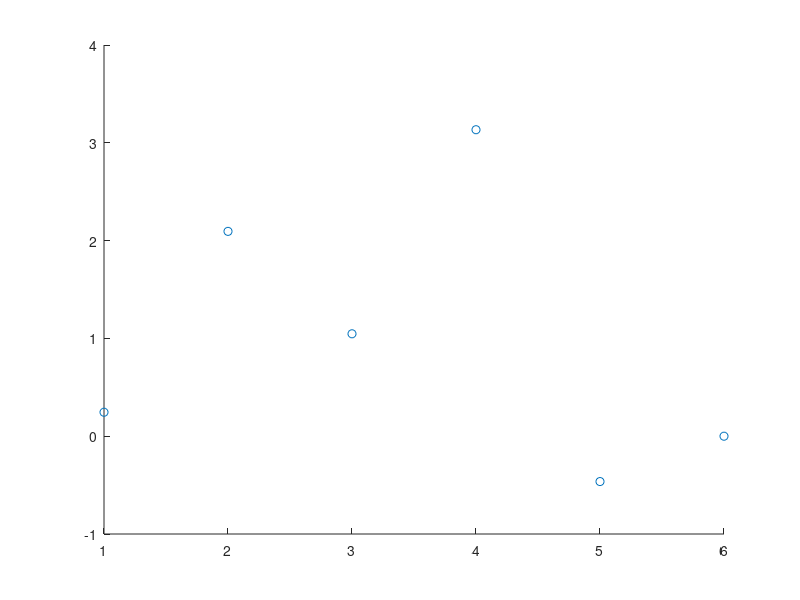

The MATLAB script that drew this image:
%  3 nodes {1}, {2}, {3},
%  3 edges {1,2}, {1,3}, {2,3}
%  1 triangle {1,2,3}
% create boundary operators
%%% B1
B1 = [-1 -1 0; 1 0 -1; 0 1 1];

%%% B2
B2 = [1; -1; 1];

%% Undirected Version

% Hodge Laplacian
L0u = B1 * B1'; % 0-up Laplacian
L1d = B1' * B1; % 1-up Laplacian, n_edge*n_edge matrix
L1u = B2 * B2'; % 1-up Laplacian, n_edge*n_edge matrix
L2d = B2' * B2; % 2-down Laplacian, n_triangle*n_triangle matrix

% The undirected infered adjacency matrix
A0_up = diag(diag(L0u)) - L0u; % this is the same as the standard adjacency matrix for standard graph
D1_up = diag(diag(L1u));
A1_up = diag(diag(L1u)) - L1u; % infered adjacency between edges

% solve the eigenvalues
% 0-up Laplacian
[V0u,D0u] = eig(L0u); % same as normal Laplacian

% 1-down Laplacian
[V1d,D1d] = eig(L1d); % find clusters of eddges by common nodes 

% 1-up Laplacian
[V1u,D1u] = eig(L1u); % zero eigenvalues find connected components of edges through shared triangles

% 1 Laplacian
[V1,D1] = eig(L1u+L1d); % zero eigenvalues find connected components of edges through shared triangles

% 2-down Laplacian
[V2d,D2d] = eig(L2d); % find clusters of triangles by common edges 

%% Directed version {1,2,3}, {1,2}, {2,3}, {3,1}
g = 1/6;

%% New definition of L1Mp with Pauli matrices
delta = 2*pi*g;
One = ones(2);
I2 = eye(2);
Im = exp(-delta*i)*I2;
Ip = exp(delta*i)*I2;
O = zeros(2,2);

I2 = eye(2); Im = exp(-delta*i)*I2; Ip = exp(delta*i)*I2;
Sx = [0, 1; 1, 0]; Sxm = exp(-delta*i)*Sx; Sxp = exp(delta*i)*Sx;
Sy = [0, -1i; 1i, 0]; Sym = exp(-delta*i)*Sx; Syp = exp(delta*i)*Sx;
Sz = [1, 0; 0, -1]; Szm = exp(-delta*i)*Sx; Szp = exp(delta*i)*Sx;

T =[I2 Syp Im; Sym I2 Szp; Ip Szm I2];
Lm1u = kron(D1_up, I2) - T .* kron(A1_up, One); % matrix product is not Hermitian

% 1-up Laplacian
[Vm1u,Dm1u] = eig(Lm1u); % zero eigenvalues find connected components of edges through shared triangles
scatter(1:6, angle(Vm1u(:,1)))

%phase = [ pi/3; pi/3; pi/6; pi/6; 0;0];
%(exp(i*phase))'*Lm1u*exp(i*phase)

% substitute the eigenvector into the quadratic form
b = (Vm1u(:,1));
a = b';
L=Lm1u;
a*L*b

for m = 1:6
    for n = 1:6
        m;
        n;
        P(m,n)= abs(A1_up(ceil(m/2),ceil(n/2)))*(b(m)-A1_up(ceil(m/2),ceil(n/2))*T(m,n)*b(n));
        
    end
end

% substitute the normalized  eigenvector
phi = angle(Vm1u(:,1));
b = exp(1i*phi);
a = b';
L=Lm1u;
a*L*b;

for m = 1:6
    for n = 1:6
        m;
        n;
        P(m,n)= abs(A1_up(ceil(m/2),ceil(n/2)))*(b(m)-A1_up(ceil(m/2),ceil(n/2))*T(m,n)*b(n));
        Sum(m,n) = a(m)*Lm1u(m,n)*b(n);
    end
end